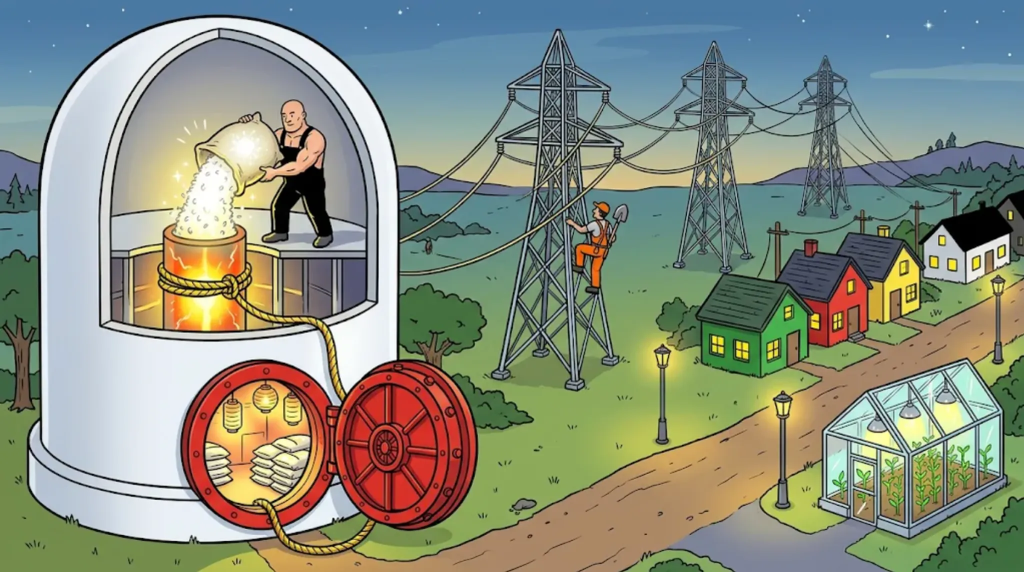
#> input picture src/lessons/design/new-jq-09/base_v1.webp, 2048 x 1144 px (shown at 1/2 size)
$ python dice_v2.py base_v1.webp base_v1.webp
#> lines starting #> are read from the running program, lines starting #| are printed output that depends on the picture
# 주사위 그리기: 송전탑 옆 6·6(難經 66難 三焦者元氣之別使), 붉은 문 옆 3·6(難經 36難 命門 元氣之所繫)
import sys
from PIL import Image, ImageDraw
src, out = sys.argv[1], sys.argv[2]
im = Image.open(src).convert('RGB'); d = ImageDraw.Draw(im)
#> further down, im is the input picture: PIL image 2048x1144 RGB; mean R, G, B 136.8, 143.5, 127.3
PIPS = {3: [(.25, .25), (.5, .5), (.75, .75)], 6: [(.27, .22), (.27, .5), (.27, .78), (.73, .22), (.73, .5), (.73, .78)]}
def die(x, y, s, n, rot=0):
    d.rounded_rectangle((x + 5, y + 6, x + s + 5, y + s + 6), radius=s // 6, fill=(60, 70, 60))  # 그림자
    d.rounded_rectangle((x, y, x + s, y + s), radius=s // 6, fill=(252, 248, 236), outline=(15, 15, 15), width=max(3, s // 18))
    r = s * .09
    for px, py in PIPS[n]:
        cx, cy = x + px * s, y + py * s
        d.ellipse((cx - r, cy - r, cx + r, cy + r), fill=(15, 15, 15))
F = 2048 / 1421
for (vx, vy, n) in [(808, 462, 6), (860, 462, 6)]:
    die(int(vx * F), int(vy * F), 68, n)
for (vx, vy, n) in [(104, 592, 3), (156, 592, 6)]:
    die(int(vx * F), int(vy * F), 68, n)
im.save(out); print('ok')
#> after `im.save(out)`:
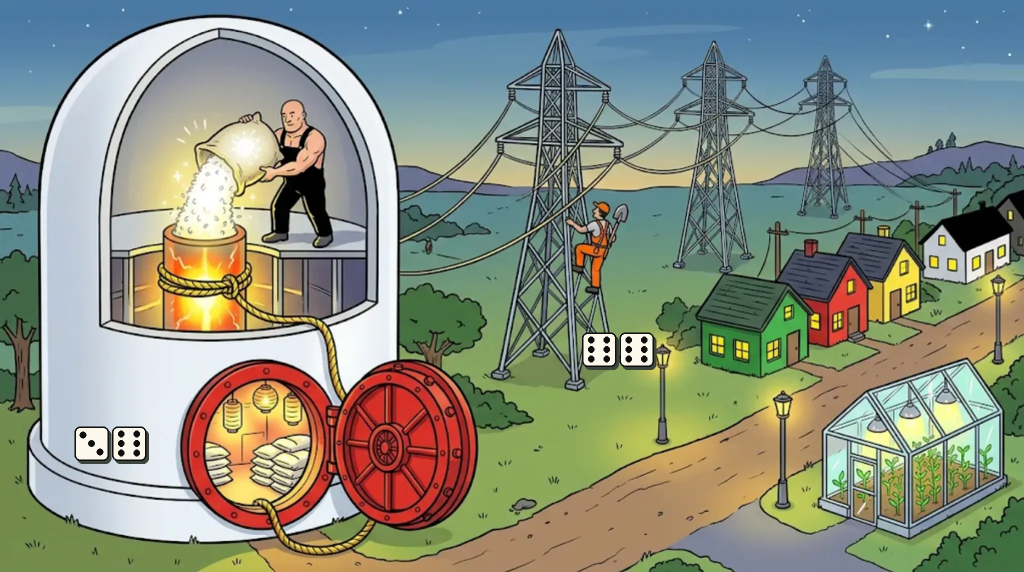
#> saved as base_v1.webp: PIL image 2048x1144 RGB (shown at 1/2 size); mean R, G, B 136.6, 143.3, 127.2
#| ok
